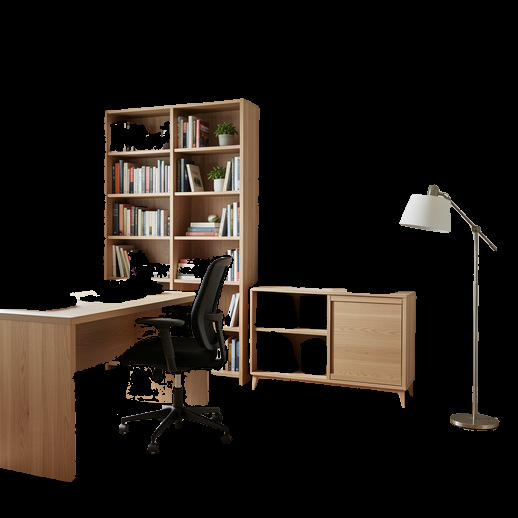
#> input picture example_cases/cases/003_home_office/input/scene_fg.png, 518 x 518 px
$ python -i cases.py   (imports and definitions only)
#> lines starting #> are read from the running program, lines starting #| are printed output that depends on the picture
"""Input discovery and deterministic Mira case preparation."""

from __future__ import annotations

import re
from pathlib import Path
from typing import Iterable

from PIL import Image, ImageOps

from .io import atomic_write_json, sha256_file

IMAGE_EXTENSIONS = {".png", ".jpg", ".jpeg", ".webp", ".bmp", ".tif", ".tiff"}
MIRA_SIZE = 518


def safe_stem(stem: str) -> str:
    value = re.sub(r"[^A-Za-z0-9_.-]+", "_", stem.strip()).strip("._-")
    return (value or "case")[:96]


def discover_images(source: Path) -> list[Path]:
    source = source.expanduser().resolve()
    if source.is_file():
        if source.suffix.lower() not in IMAGE_EXTENSIONS:
            raise ValueError(f"unsupported input image: {source}")
        return [source]
    if not source.is_dir():
        raise FileNotFoundError(source)
    images = sorted(p for p in source.iterdir() if p.is_file() and p.suffix.lower() in IMAGE_EXTENSIONS)
    if not images:
        raise ValueError(f"no supported images found in {source}")
    return images


def _case_id(image: Path, digest: str, output_root: Path) -> str:
    base = safe_stem(image.stem)
    existing = output_root / base / "case.json"
    if not existing.is_file():
        return base
    import json
    try:
        record = json.loads(existing.read_text(encoding="utf-8"))
    except Exception:
        record = {}
    if record.get("source_sha256") == digest:
        return base
    return f"{base}-{digest[:8]}"


def prepare_case(
    image_path: Path,
    output_root: Path,
    *,
    source_reference: str | None = None,
) -> Path:
    output_root.mkdir(parents=True, exist_ok=True)
    digest = sha256_file(image_path)
    case_id = _case_id(image_path, digest, output_root)
    case_dir = output_root / case_id
    input_dir = case_dir / "input"
    input_dir.mkdir(parents=True, exist_ok=True)
    (case_dir / "logs").mkdir(exist_ok=True)

    with Image.open(image_path) as opened:
        original = ImageOps.exif_transpose(opened).convert("RGB")
    width, height = original.size
    side = min(width, height)
    left, top = (width - side) // 2, (height - side) // 2
    normalized = original.crop((left, top, left + side, top + side)).resize(
        (MIRA_SIZE, MIRA_SIZE), Image.Resampling.LANCZOS
    )
    # source.png is the EXIF-corrected original; scene.png is the model input.
    original.save(input_dir / "source.png", format="PNG")
    normalized.save(input_dir / "scene.png", format="PNG")
    source = source_reference or str(image_path.resolve())
    preprocessing = {
        "schema": "mira_preprocessing_v1", "source": source,
        "source_filename": image_path.name if source_reference is None else source_reference,
        "source_sha256": digest, "original_size": [width, height],
        "crop_xywh": [left, top, side, side], "output_size": [MIRA_SIZE, MIRA_SIZE],
        "exif_transposed": True,
    }
    atomic_write_json(input_dir / "preprocessing.json", preprocessing)
    atomic_write_json(case_dir / "case.json", {
        "schema": "mira_case_v1", "case_id": case_id, "source": source,
        "source_filename": image_path.name if source_reference is None else source_reference,
        "source_sha256": digest,
    })
    return case_dir


def prepare_cases(images: Iterable[Path], output_root: Path) -> list[Path]:
    return [prepare_case(image, output_root) for image in images]

>>> import cv2
>>> picture = cv2.imread('../../example_cases/cases/003_home_office/input/scene_fg.png', cv2.IMREAD_GRAYSCALE)
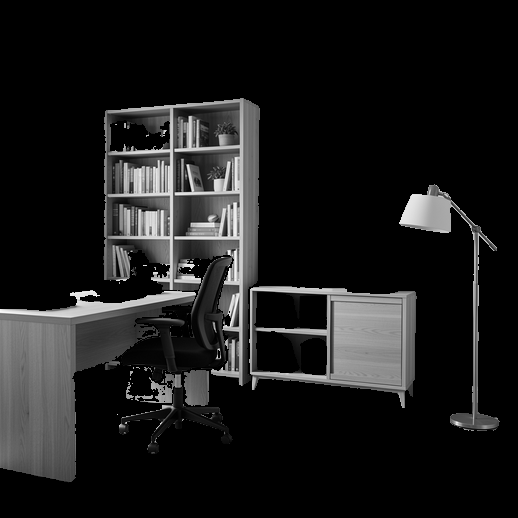
#> picture: shape (518, 518); min 0, max 254, mean 27.1
>>> result = prepare_cases(picture, 'out.png')
#> (the run stopped early here; a loop or call above may not have finished)
